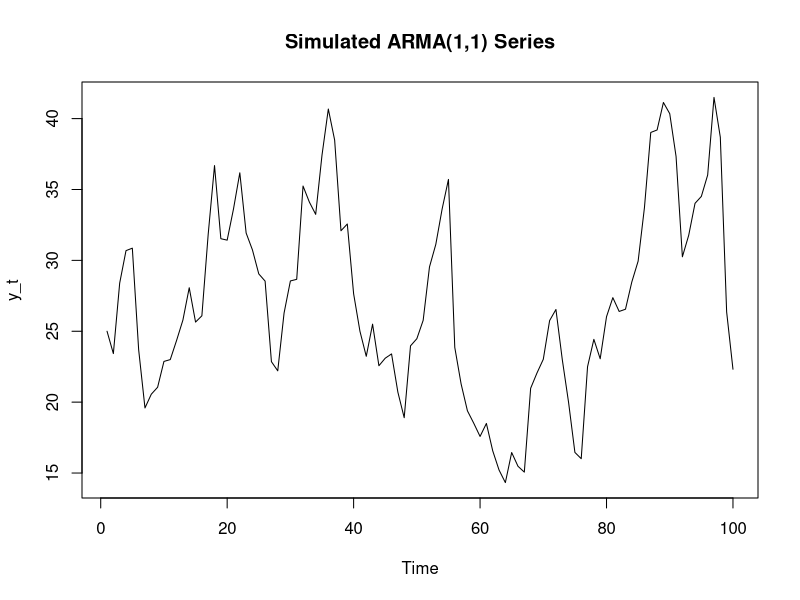
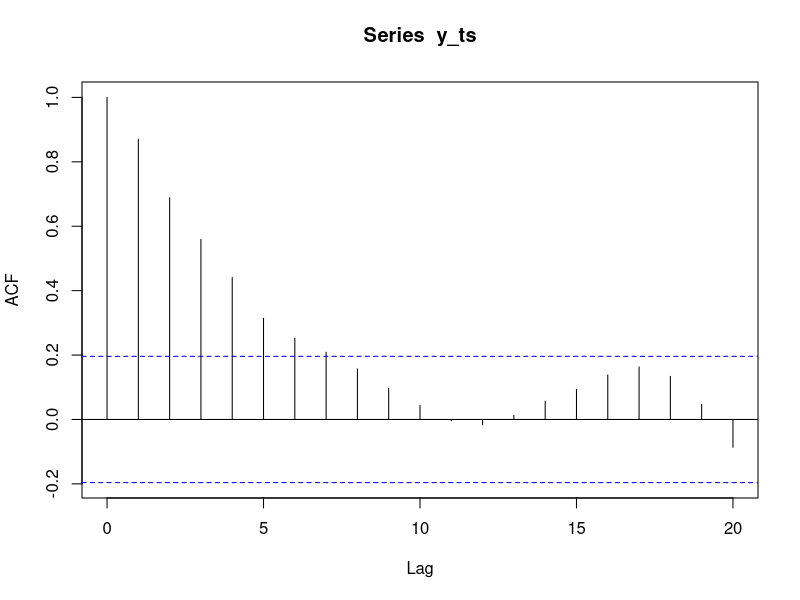

Recreate these plots in R, in order.
set.seed(125)

# Parameters
N <- 100
alpha <- 5
phi <- 0.8
theta <- 0.5
sigma <- 3   # since variance = 9 → sd = 3

# Generate white noise
epsilon <- rnorm(N, mean = 0, sd = sigma)

# Initialize series
y <- numeric(N)

# Initial values
y[1] <- alpha / (1 - phi)   # steady-state mean
epsilon_lag <- 0

# Generate series
for (t in 2:N) {
  y[t] <- alpha + phi * y[t-1] + epsilon[t] + theta * epsilon_lag
  epsilon_lag <- epsilon[t]
}

# Convert to time series object
y_ts <- ts(y)

# Plot
plot(y_ts, main = "Simulated ARMA(1,1) Series", ylab = "y_t")
acf(y_ts)
